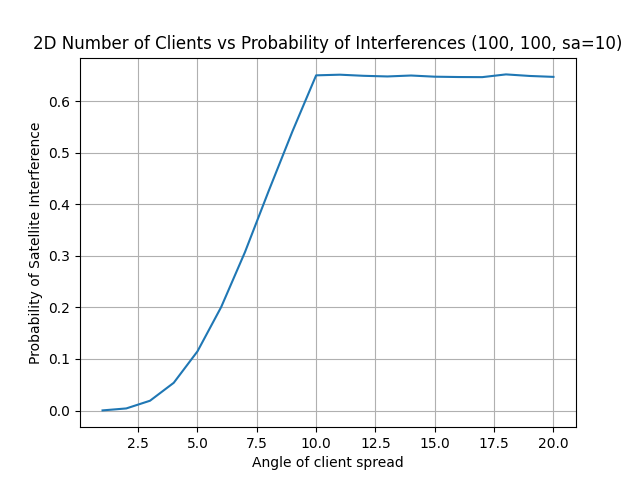

Source code (Python):
# 10/5/22 2D Mega Constellation Simulation by Shaan Doshi and Aadi Desai with guidance from Prof Randall Berry

import math
import numpy as np
import matplotlib.pyplot as plt

numSats = 100
numClients = 100
length = 500
width = 500
height = 500
satAngle = 10
clientAngle = 1
time = 1000
interferences = 0
successes = 0
satSpread = height * math.tan(math.radians(satAngle / 2)) # this calculates the spread of each satellite 
clientSpread = height * math.tan(math.radians(clientAngle / 2))

anglevals = []
probvals = []


def calculate(s, c):
    interferencesTemp = 0
    successesTemp = 0
    connections = np.repeat(0, numClients) # the number of connections made between the satellites and the clients
    if (satSpread >= clientSpread):
        numCols = math.ceil(length / satSpread)
        numRows = math.ceil(width/ satSpread)
        satGrid = [[[] for x in range(numRows)] for y in range(numCols)]
        for sat in sats:
            satGrid[math.ceil(sat[0]/satSpread)-1][math.ceil(sat[1]/satSpread)-1].append(sat)
        for client in range(len(clients)):
            coords = [(math.ceil(clients[client][0]/satSpread)-1), (math.ceil(clients[client][1]/satSpread)-1)]

            checkwith = []
            for x in range(-1, 2):
                for y in range(-1, 2):
                    if (coords[0] + x >= 0 and coords[0] + x < numCols and coords[1] + y >= 0 and coords[1] + y < numRows):
                        for sa in satGrid[coords[0] + x][coords[1] + y]:
                            checkwith.append(sa)

            for sat in checkwith:
                if ((sat[0] - clients[client][0])**2) + ((sat[1] - clients[client][1])**2) <= (satSpread**2):
                    if ((sat[0] - clients[client][0])**2) + ((sat[1] - clients[client][1])**2) <= (clientSpread**2):
                        connections[client] += 1
    else:
        numCols = math.ceil(length / clientSpread)
        numRows = math.ceil(width/ clientSpread)
        clientGrid = [[[] for x in range(numRows)] for y in range(numCols)]
        for client in clients:
            clientGrid[math.ceil(client[0]/clientSpread)-1][math.ceil(client[1]/clientSpread)-1].append(client)
        for sat in sats:
            coords = [(math.ceil(sat[0]/clientSpread)-1), (math.ceil(sat[1]/clientSpread)-1)]

            checkwith = []
            for x in range(-1, 2):
                for y in range(-1, 2):
                    if (coords[0] + x >= 0 and coords[0] + x < numCols and coords[1] + y >= 0 and coords[1] + y < numRows):
                        for cl in clientGrid[coords[0] + x][coords[1] + y]:
                            checkwith.append(cl)

            for client in checkwith:
                if ((client[0] - sat[0])**2) + ((client[1] - sat[1])**2) <= (clientSpread**2):
                    if ((client[0] - sat[0])**2) + ((client[1] - sat[1])**2) <= (satSpread**2):
                        for cl in range(len(clients)):
                            if (clients[cl][0] == client[0] and clients[cl][1] == client[1]):
                                connections[cl] += 1

    for connection in connections:
        if connection > 1:
            interferencesTemp += 1
        elif connection == 1:
            successesTemp += 1

    return interferencesTemp, successesTemp

for n in range(20):
    for t in range(1, time+1):
        sats = [[np.random.uniform(low=0, high=length), np.random.uniform(low=0, high=width)] for r in range(numSats)]
        clients = [[np.random.uniform(low=0, high=length), np.random.uniform(low=0, high=width)] for r in range(numClients)]

        numInterferences, numSuccesses = calculate(sats, clients)
        interferences += numInterferences
        successes += numSuccesses
        prob = interferences / (t * numClients)
        successRate = successes / (t * numClients)
    anglevals.append(clientAngle)
    probvals.append(prob)
    clientAngle += 1
    clientSpread = height * math.tan(math.radians(clientAngle / 2))
    interferences = 0

fig, axs = plt.subplots()
axs.set_xlabel("Angle of client spread")
axs.set_ylabel("Probability of Satellite Interference")
axs.set_title("2D Number of Clients vs Probability of Interferences (100, 100, sa=10)")
plt.plot(anglevals, probvals)
plt.grid(True)
plt.show()

        

# print(checkwith)
# # print(satGrid)
# print(prob)
# print(successRate)
# how many cars can you assign to blocks without a fail?
# if every block had a car in it how many fails would there be?

# coverage graph in 2D
# coverage as angle changes
